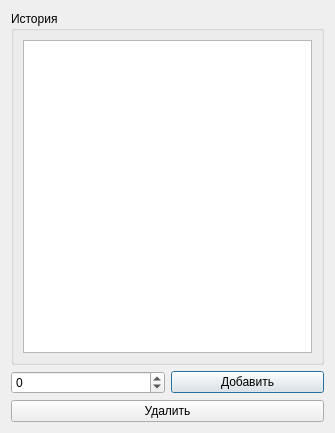
<?xml version="1.0" encoding="UTF-8"?>
<ui version="4.0">
 <class>ProductFlowDialog</class>
 <widget class="QDialog" name="ProductFlowDialog">
  <property name="geometry">
   <rect>
    <x>0</x>
    <y>0</y>
    <width>335</width>
    <height>433</height>
   </rect>
  </property>
  <property name="minimumSize">
   <size>
    <width>335</width>
    <height>433</height>
   </size>
  </property>
  <property name="maximumSize">
   <size>
    <width>335</width>
    <height>433</height>
   </size>
  </property>
  <property name="windowTitle">
   <string>Dialog</string>
  </property>
  <layout class="QVBoxLayout" name="verticalLayout_2">
   <item>
    <widget class="QGroupBox" name="groupBox">
     <property name="title">
      <string>История</string>
     </property>
     <layout class="QVBoxLayout" name="verticalLayout">
      <item>
       <widget class="QListWidget" name="historyList"/>
      </item>
     </layout>
    </widget>
   </item>
   <item>
    <layout class="QHBoxLayout" name="horizontalLayout">
     <item>
      <widget class="QSpinBox" name="amountSpinner">
       <property name="minimum">
        <number>-10000</number>
       </property>
       <property name="maximum">
        <number>10000</number>
       </property>
      </widget>
     </item>
     <item>
      <widget class="QPushButton" name="addBtn">
       <property name="text">
        <string>Добавить</string>
       </property>
      </widget>
     </item>
    </layout>
   </item>
   <item>
    <widget class="QPushButton" name="deleteBtn">
     <property name="text">
      <string>Удалить</string>
     </property>
    </widget>
   </item>
  </layout>
 </widget>
 <resources/>
 <connections/>
</ui>
